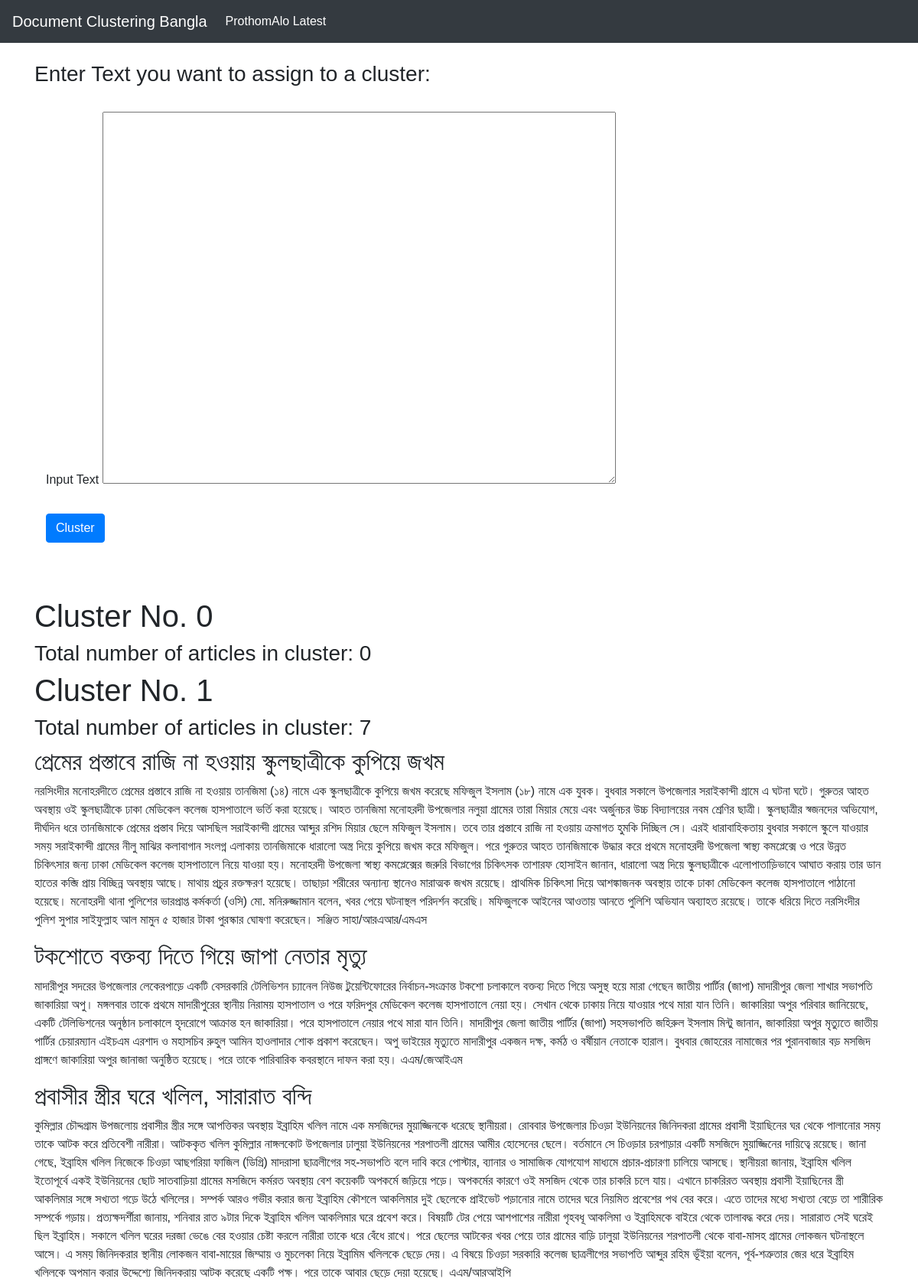
The page / (upper part) on the database its author committed.
### blog/models.py (models this page shows, shortened)
class Cluster(models.Model):
    cluster_no = models.IntegerField(default=0, unique=True)
    item_count = models.IntegerField(default = 0)
    total_unit = models.IntegerField(default = 0)

class Article(models.Model):
    cluster = models.ForeignKey(Cluster, on_delete=models.CASCADE)
    headline = models.CharField(max_length = 200)
    content = models.CharField(max_length=2000,null=True, unique=True)

### blog/views.py (the view)
# urls.py: path('',views.index, name = 'index'),
def index (request):
    clusters= Cluster.objects.all()
    context = {'clusters':clusters}
    return render(request, 'index.html',context)

### blog/templates/index.html (shortened to what this page needs)
{% extends 'base.html' %}
{% block body %}
<h3>Enter Text you want to assign to a cluster:</h3>
<div class="container">
    <form action="{% url 'blog:cluster' %}" method="POST">
        <br>
        <label for="text">Input Text</label>
        <textarea name="text" id="text" cols="70" rows="20"></textarea>
        <br><br>
        <button type="submit" class="btn btn-primary" name="button">Cluster</button>
    </form>
</div>
<br>
<br>
<br>
{% for cluster in clusters %}
<h1>Cluster No. {{cluster.cluster_no}}</h1>
<h3>Total number of articles in cluster: {{cluster.item_count}}</h3>
{% for article in cluster.article_set.all %}
<article>
    <h2>{{article.headline}}</h2>
    <p>{{article.content}}</p>
</article>
{% endfor %}
{% endfor %}
{% endblock %}

### blog/static/css/tabs.css (style rules this page uses)
body, html { height: 100%; margin: 0; font-family: Arial; }

### rows shown on the page
Cluster: cluster_no "0", item_count "0"
Cluster: cluster_no "1", item_count "7"
Article: headline "প্রেমের প্রস্তাবে রাজি না হওয়ায় স্কুলছাত্রীকে কুপিয়ে জখম", content "নরসিংদীর মনোহরদীতে প্রেমের প্রস্তাবে রাজি না হওয়ায় তানজিমা (১৪) নামে এক স্কুলছাত্রীকে কুপিয়ে জখম করেছে মফিজুল ইসলাম (১৮) নামে এক যুবক। বুধবার সকালে উপজেলার সরাইকান্দী গ্রামে এ ঘটনা ঘটে। গুরুতর আহত অবস্থায় ওই স্কুলছাত্রীকে ঢাকা মেডিকেল কলেজ হাসপাতালে ভর্তি করা হয়েছে। আহত তানজিমা মনোহরদী উপজেলার নলুয়া গ্রামের তারা মিয়ার মেয়ে এবং অর্জুনচর উচ্চ বিদ্যালয়ের নবম শ্রেণির ছাত্রী। স্কুলছাত্রীর স্বজনদের অভিযোগ, দীর্ঘদিন ধরে তানজিমাকে প্রেমের প্রস্তাব দিয়ে আসছিল সরাইকান্দী গ্রামের আব্দুর রশিদ মিয়ার ছেলে মফিজুল ইসলাম। তবে তার প্রস্তাবে রাজি না হওয়ায় ক্রমাগত হুমকি দিচ্ছিল সে। এরই ধারাবাহিকতায় বুধবার সকালে স্কুলে যাওয়ার সময় সরাইকান্দী গ্রামের নীলু মাঝির কলাবাগান সংলগ্ন এলাকায় তানজিমাকে ধারালো অস্ত্র দিয়ে…"
Article: headline "টকশোতে বক্তব্য দিতে গিয়ে জাপা নেতার মৃত্যু", content "মাদারীপুর সদরের উপজেলার লেকেরপাড়ে একটি বেসরকারি টেলিভিশন চ্যানেল নিউজ টুয়েন্টিফোরের নির্বাচন-সংক্রান্ত টকশো চলাকালে বক্তব্য দিতে গিয়ে অসুস্থ হয়ে মারা গেছেন জাতীয় পার্টির (জাপা) মাদারীপুর জেলা শাখার সভাপতি জাকারিয়া অপু। মঙ্গলবার তাকে প্রথমে মাদারীপুরের স্থানীয় নিরাময় হাসপাতাল ও পরে ফরিদপুর মেডিকেল কলেজ হাসপাতালে নেয়া হয়। সেখান থেকে ঢাকায় নিয়ে যাওয়ার পথে মারা যান তিনি। জাকারিয়া অপুর পরিবার জানিয়েছে, একটি টেলিভিশনের অনুষ্ঠান চলাকালে হৃদরোগে আক্রান্ত হন জাকারিয়া। পরে হাসপাতালে নেয়ার পথে মারা যান তিনি। মাদারীপুর জেলা জাতীয় পার্টির (জাপা) সহসভাপতি জহিরুল ইসলাম মিন্টু জানান, জাকারিয়া অপুর মৃত্যুতে জাতীয় পার্টির চেয়ারম্যান এইচএম এরশাদ ও মহাসচিব রুহুল আমিন হাওলাদার শোক প্রকাশ করেছেন। অপু ভাইয়ের…"
Article: headline "প্রবাসীর স্ত্রীর ঘরে খলিল, সারারাত বন্দি", content "কুমিল্লার চৌদ্দগ্রাম উপজলোয় প্রবাসীর স্ত্রীর সঙ্গে আপত্তিকর অবস্থায় ইব্রাহিম খলিল নামে এক মসজিদের মুয়াজ্জিনকে ধরেছে স্থানীয়রা। রোববার উপজেলার চিওড়া ইউনিয়নের জিনিদকরা গ্রামের প্রবাসী ইয়াছিনের ঘর থেকে পালানোর সময় তাকে আটক করে প্রতিবেশী নারীরা। আটককৃত খলিল কুমিল্লার নাঙ্গলকোট উপজেলার ঢালুয়া ইউনিয়নের শরপাতলী গ্রামের আমীর হোসেনের ছেলে। বর্তমানে সে চিওড়ার চরপাড়ার একটি মসজিদে মুয়াজ্জিনের দায়িত্বে রয়েছে। জানা গেছে, ইব্রাহিম খলিল নিজেকে চিওড়া আছগরিয়া ফাজিল (ডিগ্রি) মাদরাসা ছাত্রলীগের সহ-সভাপতি বলে দাবি করে পোস্টার, ব্যানার ও সামাজিক যোগযোগ মাধ্যমে প্রচার-প্রচারণা চালিয়ে আসছে। স্থানীয়রা জানায়, ইব্রাহিম খলিল ইতোপূর্বে একই ইউনিয়নের ছোট সাতবাড়িয়া গ্রামের মসজিদে কর্মরত অবস্থায় বেশ কয়েকটি অপকর্মে জড়িয়ে…"
